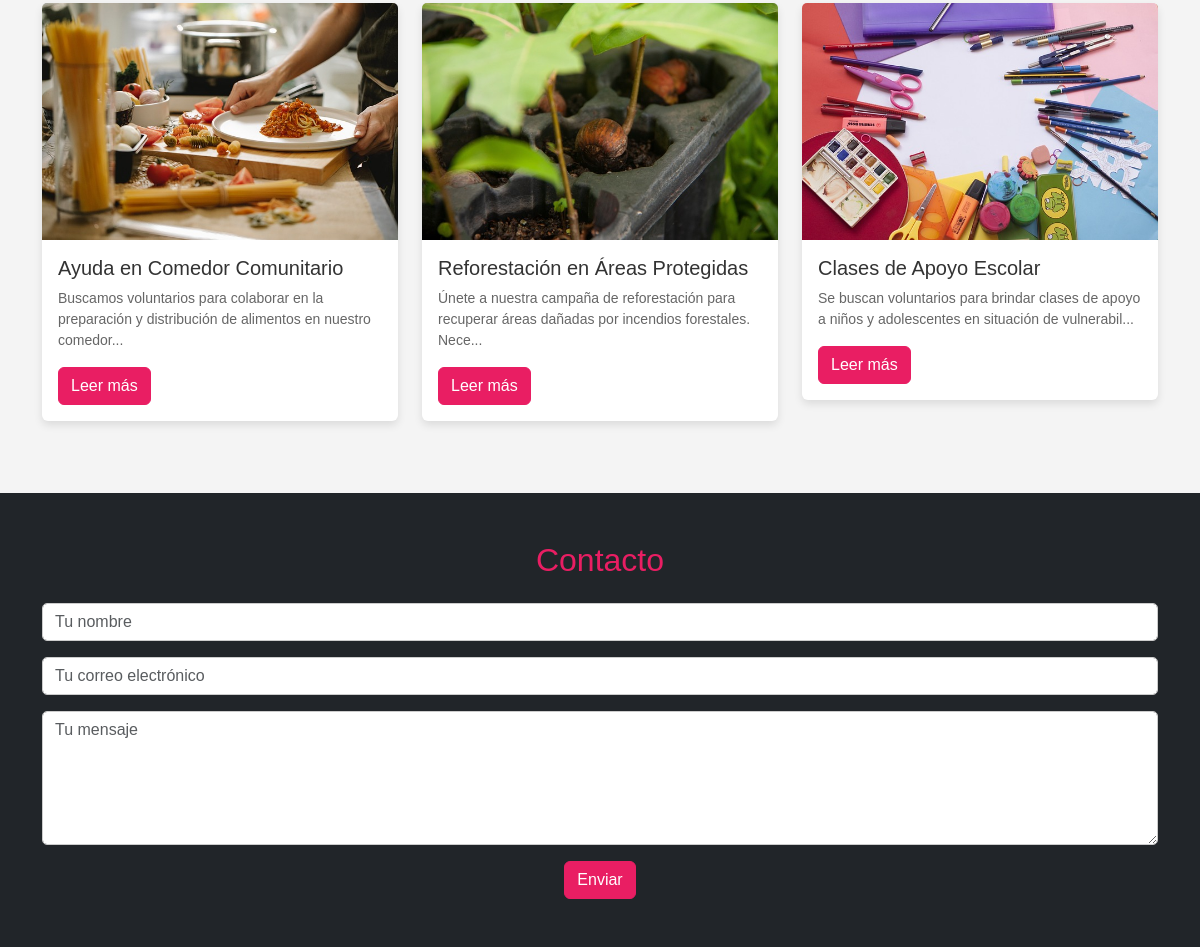
Before: / (lower part) with the older database file.
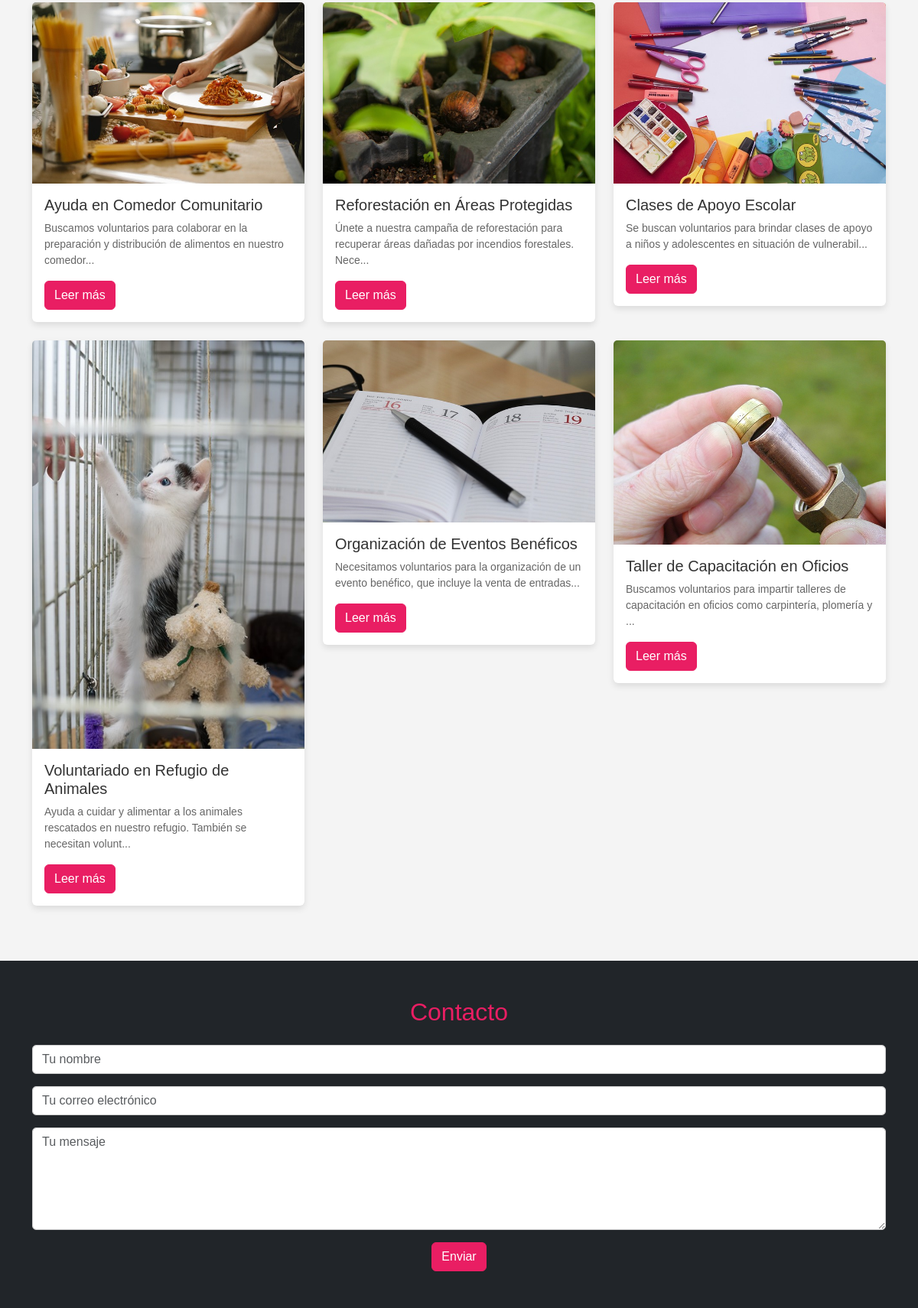
After: the same page with the newer database file.
### voluntarios/models.py (models this page shows, shortened)
class Oportunidad(models.Model):
    nombre = models.CharField(max_length=200)
    descripcion = models.TextField()
    ubicacion = models.CharField(max_length=100)
    fecha = models.DateField()
    requisitos = models.TextField(null=True)  # Asegúrate de tener este campo
    contacto = models.CharField(max_length=100, null=True)  # Cambia a nullable
    imagen = models.ImageField(upload_to='voluntariados/', null=True, blank=True)

### voluntarios/views.py (the view)
# urls.py: path('', index, name='inicio'),  # Esta será la única ruta
def index(request):
    oportunidades = Oportunidad.objects.all()
    if request.method == "POST":
        nombre = request.POST.get('nombre')
        email = request.POST.get('email')
        mensaje = request.POST.get('mensaje')
        contacto = Contacto(nombre=nombre, email=email, mensaje=mensaje)
        contacto.save()
    return render(request, 'index.html', {'oportunidades': oportunidades})

### voluntarios/templates/index.html (shortened to what this page needs)
{% load static %}
<!DOCTYPE html>
<html lang="es">
<head>
    <link href="https://cdn.jsdelivr.net/npm/bootstrap@5.3.0-alpha1/dist/css/bootstrap.min.css" rel="stylesheet">
    <link rel="stylesheet" href="{% static 'css/styless.css' %}">
</head>
<body>
    <section id="oportunidades" class="voluntariados-section py-5">
        <div class="container">
            <div class="row">
                {% for oportunidad in oportunidades %}
                    <div class="col-lg-4 col-md-6 mb-4">
                        <div class="card">
                            {% if oportunidad.imagen %}
                                <img src="{{ oportunidad.imagen.url }}" class="card-img-top" alt="Imagen de {{ oportunidad.nombre }}">
                            {% else %}
                                <img src="{% static 'img/voluntariado.jpg' %}" class="card-img-top" alt="Imagen de Voluntariado">
                            {% endif %}
                            <div class="card-body">
                                <h5 class="card-title">{{ oportunidad.nombre }}</h5>
                                <p class="card-text">{{ oportunidad.descripcion|slice:":100" }}...</p>
                                <a href="{% url 'oportunidad_detalle' oportunidad.id %}" class="btn btn-primary">Leer más</a>
                            </div>
                        </div>
                    </div>
                {% endfor %}
            </div>
        </div>
    </section>
    <footer id="contacto" class="footer py-5 bg-dark text-white text-center">
        <div class="container">
            <h3>Contacto</h3>
            <form method="POST" class="mt-4">
                <div class="mb-3">
                    <input type="text" name="nombre" class="form-control" placeholder="Tu nombre" required>
                </div>
                <div class="mb-3">
                    <input type="email" name="email" class="form-control" placeholder="Tu correo electrónico" required>
                </div>
                <div class="mb-3">
                    <textarea name="mensaje" class="form-control" rows="5" placeholder="Tu mensaje" required></textarea>
                </div>
                <button type="submit" class="btn btn-primary">Enviar</button>
            </form>
        </div>
    </footer>
</body>
</html>

### voluntarios/static/css/styless.css (style rules this page uses)
body { font-family: 'Arial', sans-serif; margin: 0; padding: 0; background-color: #f4f4f4; }
.card { border: none; box-shadow: 0 4px 8px rgba(0, 0, 0, 0.1); transition: transform 0.2s ease; }
.card-title { color: #333; font-size: 1.25rem; }
.card-text { color: #666; font-size: 14px; }
.btn-primary { background-color: #e91e63; border-color: #e91e63; }
.footer { background-color: #333; }
.footer h3 { font-size: 2rem; color: #e91e63; }
.footer .form-control { border-radius: 5px; border: 1px solid #ccc; }
.footer .btn-primary { background-color: #e91e63; border-color: #e91e63; }

Changed rows visible on the page:
added Oportunidad: imagen (picture), nombre "Voluntariado en Refugio de Animales", descripcion "Ayuda a cuidar y alimentar a los animales rescatados en nuestro refugio. También se necesitan volunt"
added Oportunidad: imagen (picture), nombre "Organización de Eventos Benéficos", descripcion "Necesitamos voluntarios para la organización de un evento benéfico, que incluye la venta de entradas"
added Oportunidad: imagen (picture), nombre "Taller de Capacitación en Oficios", descripcion "Buscamos voluntarios para impartir talleres de capacitación en oficios como carpintería, plomería y"
